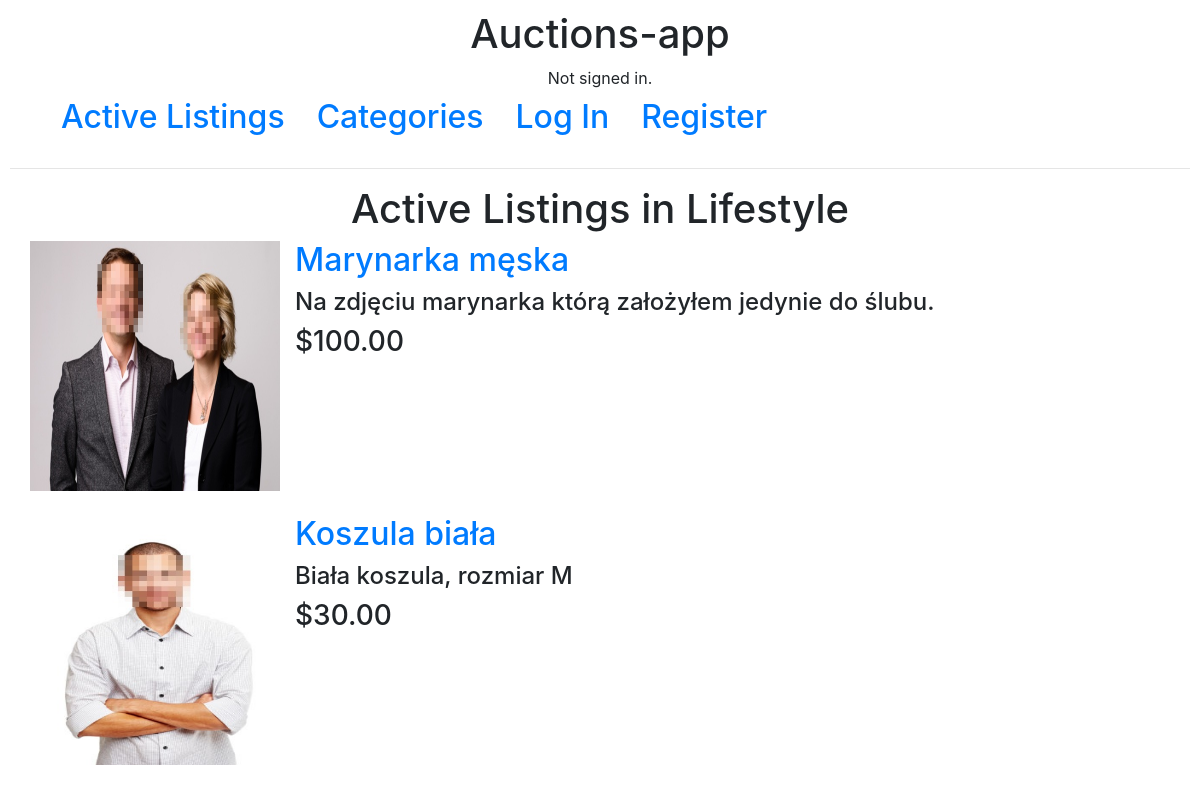
Before: /Lifestyle/ with the older database file.
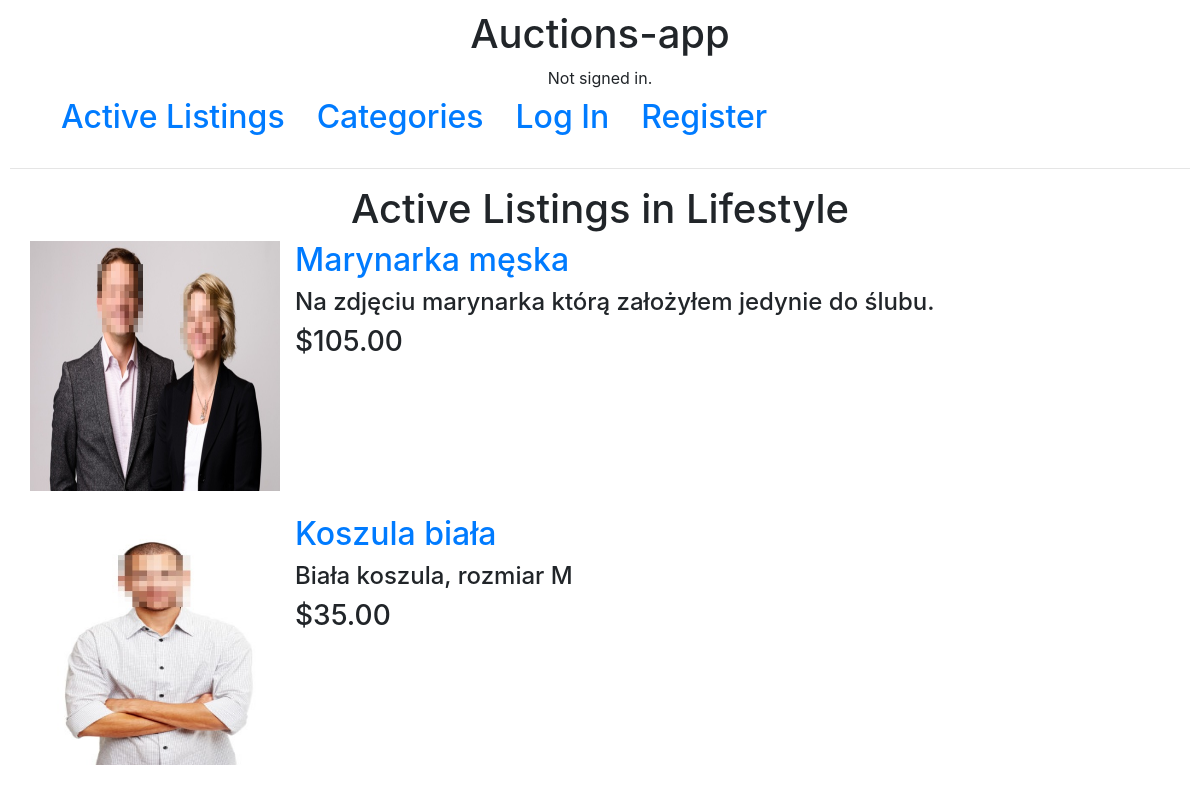
After: the same page with the newer database file.
### auctions/models.py (models this page shows, shortened)
class Listing(models.Model):
    title = models.CharField(max_length=64)
    description = models.CharField(max_length=240)
    img = models.ImageField(null=True, blank=True, upload_to="images/")
    category = models.CharField(max_length=64)
    status = models.BooleanField(default=True)
    owner = models.ForeignKey(User, on_delete=models.CASCADE)

class Bid(models.Model):
    listing_id = models.ForeignKey(Listing, on_delete=models.CASCADE, related_name="listing")
    user_id = models.ForeignKey(User, on_delete=models.CASCADE, related_name="user")
    price = models.DecimalField(max_digits=19, decimal_places=2, blank=False, validators=[MinValueValidator(1)])
    class Meta:
        get_latest_by = 'price'

### auctions/views.py (the view)
# urls.py: path("<str:category>/", views.categorypage, name="categorypage"),
def categorypage(request, category):
    listings = Listing.objects.filter(category=category)
    print(category)
    b = Bid.objects.annotate(
    highest=Max('listing_id__listing__price')
).filter(
    price=F('highest'))
    return render(request, "auctions/categorypage.html",{
        "listings":listings,
        "bid":b,
        "category":category
    })
    pass

### auctions/templates/auctions/categorypage.html
{% extends "auctions/layout.html" %}
{% block body %}
    <h1 align='center'>Active Listings in {{category}}</h2>
<div>
    {% for auction in listings %}
        {% if auction.status %}
            <div class="container">
                <div class="row">
                    <div class="col-xs-6">
                       <a href="{{ auction.id }}/"> <img src="/media/{{auction.img}}" alt="no image" style="width:250px;height:250px;"> </h2> </a>
                    </div>
                    <div class="col">
                        <a href="/{{ auction.id }}/"> <h2> {{ auction.title }} </h2> </a>
                        <h4> {{auction.description}}</h4>
                        {%for b in bid %}
                            {% if b.listing_id == auction %}
                            <h3> ${{b.price}} </h3>
                            {% endif %}
                        {% endfor %}
                    </div>
                </div>
                <br>
            </div>
        {% endif %}
    {% endfor %}
</div>
{% endblock %}

Changed rows visible on the page:
computed for Listing "Marynarka męska": loses Bid (price "100.00")
added Bid: price "105.00", shown under Listing "Marynarka męska"
computed for Listing "Koszula biała": loses Bid (price "30.00")
added Bid: price "35.00", shown under Listing "Koszula biała"
